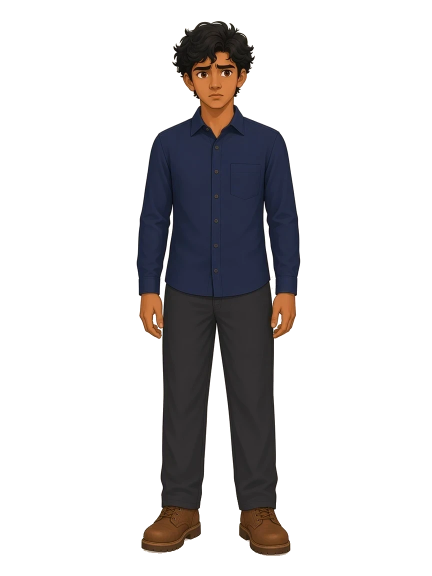
#> input picture assets/duty_slip/dress/all.webp, 864 x 1152 px (shown at 1/2 size); its folder holds only this picture in this run
$ python _audit_webp.py
#> lines starting #> are read from the running program, lines starting #| are printed output that depends on the picture; after the words box and inside, x2 and y2 are one past the last pixel; in counts of white or black regions, pixels touching at a corner belong together
"""Locate leftover cream and shadow blobs on the cut dress webps."""
from __future__ import annotations

import numpy as np
from PIL import Image
from pathlib import Path
from scipy import ndimage

OUT = Path(r"C:\Dipankar\slm_flutter\assets\duty_slip\dress")
CREAM = np.array([253, 242, 232], dtype=np.float32)


def blobs(mask: np.ndarray, min_n: int = 80) -> list[tuple]:
    lab, n = ndimage.label(mask)
    rows = []
    for i in range(1, n + 1):
        ys, xs = np.where(lab == i)
        if len(ys) < min_n:
            continue
        rows.append((len(ys), int(xs.min()), int(ys.min()), int(xs.max()), int(ys.max())))
    rows.sort(reverse=True)
    return rows[:4]


def main() -> None:
    for p in sorted(OUT.glob("*.webp")):
        a = np.array(Image.open(p).convert("RGBA"))
#> a is the input picture: shape (1152, 864, 4); mean R, G, B, A 205.8, 195.8, 189.4, 58.1
        rgb = a[..., :3].astype(np.float32)
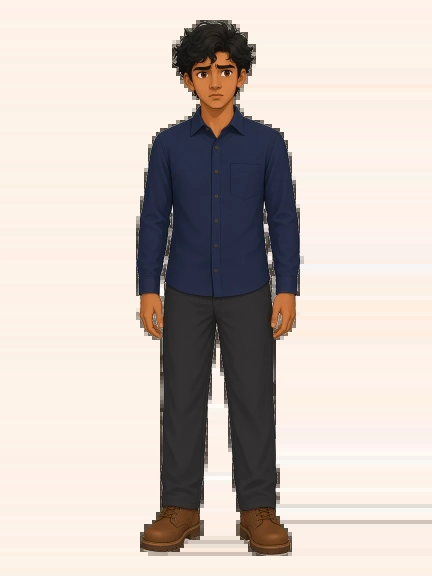
#> rgb: shape (1152, 864, 3) float32 (shown at 1/2 size); mean R, G, B 206.9, 195, 188.7
        al = a[..., 3]
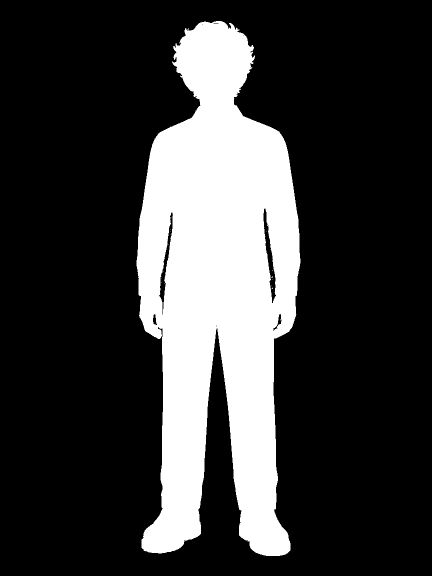
#> al: shape (1152, 864) (shown at 1/2 size); 22.8% white; 20 white regions (19 under 20 px), largest, box (x1, y1, x2, y2) and area: (273, 42, 601, 1112) 226882
        opaque = al > 200
        dist = np.linalg.norm(rgb - CREAM, axis=-1)
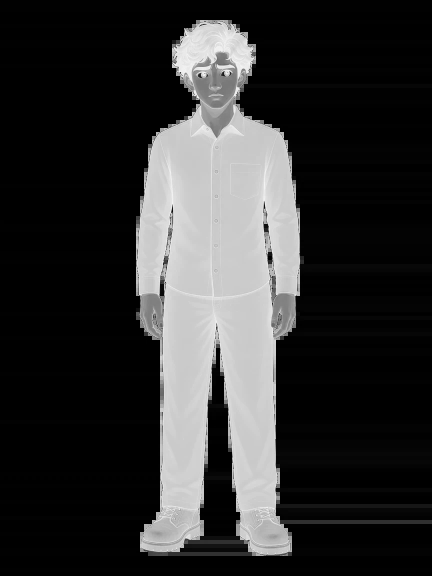
#> dist: shape (1152, 864) float32 (shown at 1/2 size); min 1, max 418.9, mean 81.6; drawn with min black and max white
        cream = opaque & (dist < 14)
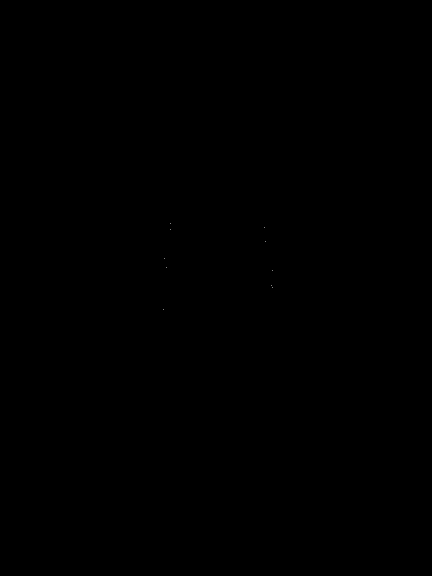
#> cream: shape (1152, 864) bool (shown at 1/2 size); 0% white in thin lines or dots, all inside (x1, y1, x2, y2) = (326, 447, 546, 620)
        # Soft shadow: dark warm gray, still fairly close to cream, sitting in a thin band.
        delta = CREAM - rgb
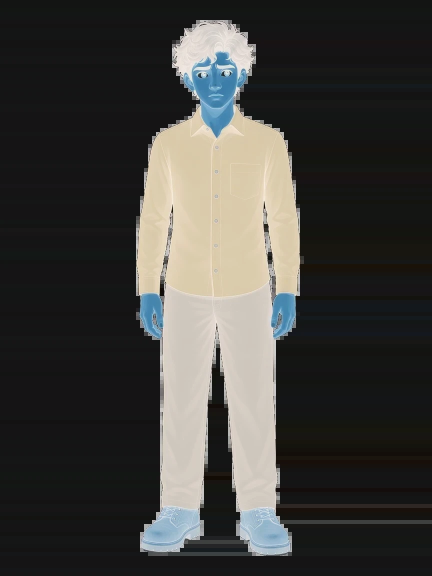
#> delta: shape (1152, 864, 3) float32 (shown at 1/2 size); mean R, G, B 47.3, 46.2, 42.6; drawn with min black and max white
        shadow = opaque & (delta.min(-1) > 12) & (delta.max(-1) < 80) & (dist < 48) & (dist > 14)
#> shadow: shape (1152, 864) bool; 0.02% white in thin lines or dots, all inside (x1, y1, x2, y2) = (276, 42, 601, 984)
        if cream.sum() < 80 and shadow.sum() < 400:
            continue
        print(
            f"{p.name:28} cream {int(cream.sum()):6} {blobs(cream, 60)}  shadow {int(shadow.sum()):6} {blobs(shadow, 200)}"
        )


if __name__ == "__main__":
    main()
